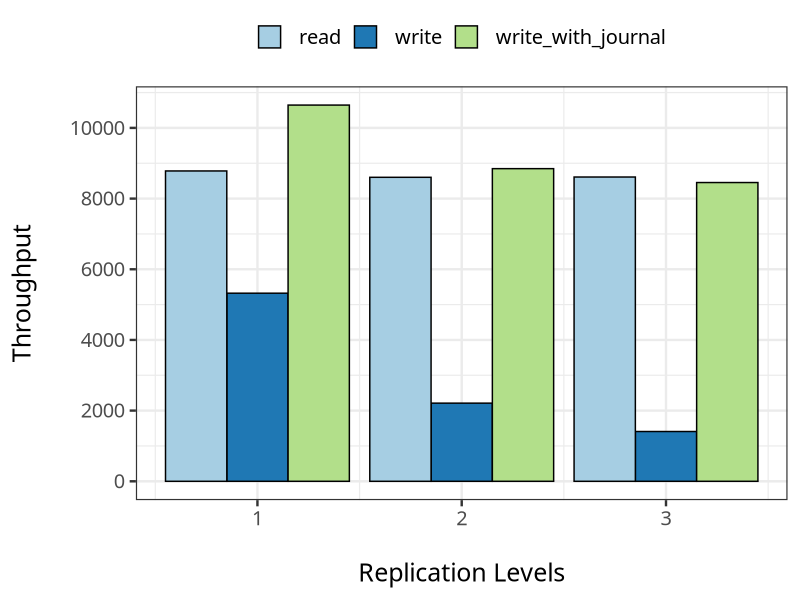

Reproduce this figure in R.
library("ggplot2")

# read data, skip comments
df = read.csv(file="replication.csv", comment.char = "#")


quartz(type="pdf", file="rep.pdf")
theme_set(theme_bw(base_family="Lucida Grande", base_size=18))


g = ggplot(df, aes(x=rep, y=bw, fill=factor(mode))) +
    geom_bar(stat="identity", position="dodge", color="black") +
    scale_fill_brewer(type="qual", palette=3)



# g = g + theme((aspect.ratio=1)


# g = g + ggtitle("RADOS bench throughput \n with different replication levels\n")
g = g + xlab("\nReplication Levels") + ylab("Throughput\n")

# change legend position
g = g + theme(legend.position="top")

# hide the legend title
g = g + guides(fill=guide_legend(title=NULL))

# make more breaks along Y
g = g + scale_y_continuous(breaks=seq(0, 10000,2000))

# change grid line display
#g = g + theme(panel.grid.major = element_line(color="grey80", size = 0.7, linetype = "dashed"))
#g = g + theme(panel.grid.minor = element_line(color="grey80", size = 0.7, linetype = "dotted"))



print(g)
dev.off()
